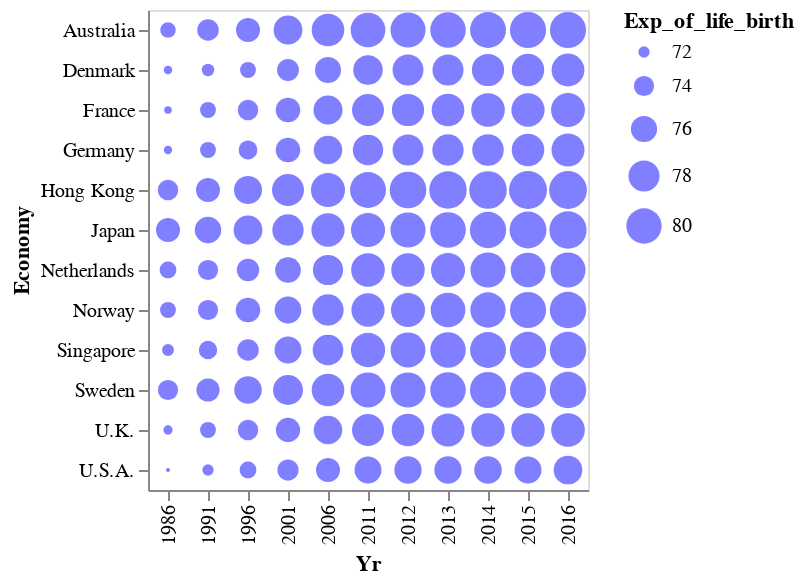

The notebook cell this image was saved under:
### Markdown cell above
From the observation above, the author planned to use the bubble map visualization.

Visualize separately for the male and the female, then combined the graph.

### Code cell
male = alt.Chart(df[df['Sex'] == 'Male']).mark_circle(opacity = 0.5, color = 'blue').encode(
    x = alt.X('Yr:N'),
    y = alt.Y('Economy:O'),
    size = alt.Size('Exp_of_life_birth', scale = alt.Scale(zero = False))
)

female = alt.Chart(df[df['Sex'] == 'Female']).mark_circle(opacity = 0.5, color = 'red').encode(
    x = alt.X('Yr:N'),
    y = alt.Y('Economy:O'),
    size = alt.Size('Exp_of_life_birth', scale = alt.Scale(zero = False)),
)

male

### Figure 1 — Vega-Lite specification as saved in the notebook (floating-point values rounded to 4 significant figures; data arrays with more than 128 entries replaced by an {"elided": "..."} marker saying what was removed)
{"config": {"view": {"continuousWidth": 400, "continuousHeight": 300}}, "data": {"name": "data-7181b3876fd8aac0b35fa381914b659b"}, "mark": {"type": "circle", "color": "blue", "opacity": 0.5}, "encoding": {"size": {"field": "Exp_of_life_birth", "scale": {"zero": false}, "type": "quantitative"}, "x": {"field": "Yr", "type": "nominal"}, "y": {"field": "Economy", "type": "ordinal"}}, "$schema": "https://vega.github.io/schema/vega-lite/v4.17.0.json", "datasets": {"data-7181b3876fd8aac0b35fa381914b659b": {"elided": "132 records"}}}
